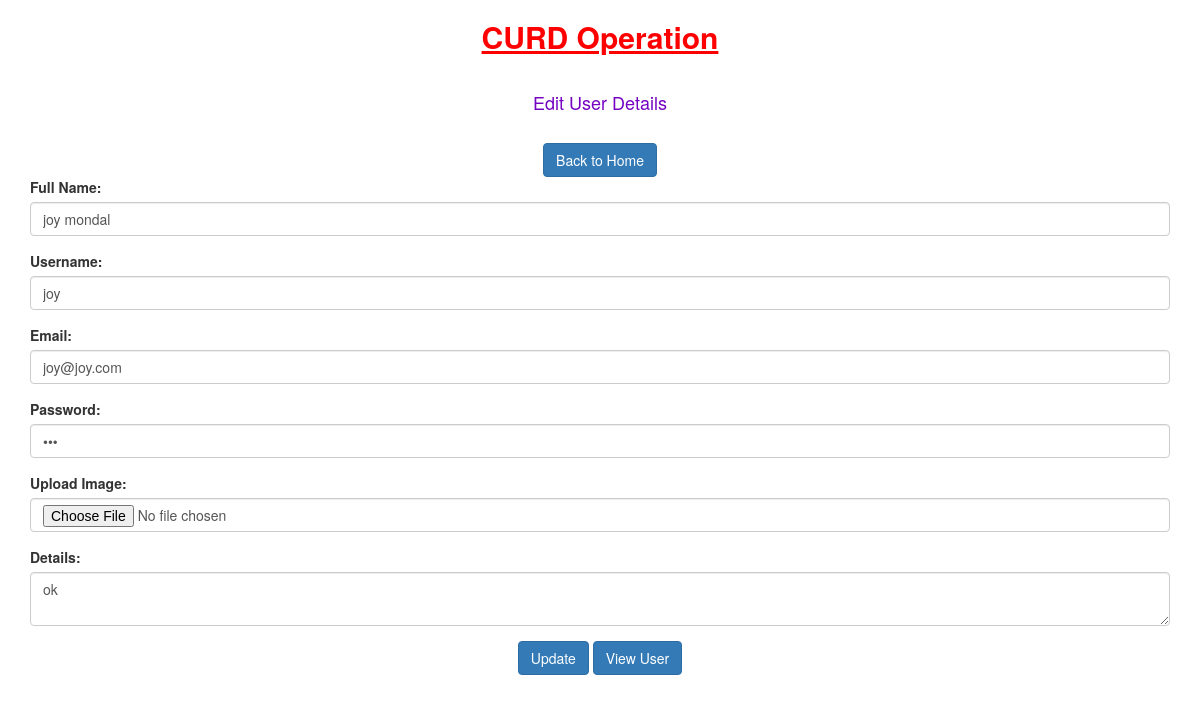
The app's page /edit.php?edit=6 with its own data.
### tables this page shows
CREATE TABLE `user` (
  `id` int(11) NOT NULL,
  `fullname` varchar(255) NOT NULL,
  `username` varchar(255) NOT NULL,
  `user_email` varchar(255) NOT NULL,
  `user_password` varchar(255) NOT NULL,
  `user_image` varchar(255) NOT NULL,
  `user_details` varchar(255) NOT NULL
);

### edit.php (the view, shortened to what this page needs)
<!DOCTYPE html>
<html lang="en">
<head>
    <link rel="stylesheet" href="https://maxcdn.bootstrapcdn.com/bootstrap/3.4.1/css/bootstrap.min.css">
    <link rel="stylesheet" href="style.css">
</head>
<body>
    <div class="container">
        <h2>CURD Operation</h2><br>
        <h4>Edit User Details</h4>
        <div class="text-center"><br>
            <a class="btn btn-primary" href="index.php">Back to Home</a>
        </div>
        <?php
        $conn = mysqli_connect('localhost', 'root', '', 'student');
        if (isset($_GET['edit'])) {
            $edit_id = $_GET['edit'];
            $select = "SELECT * FROM user WHERE id='$edit_id'";
            $sql = mysqli_query($conn, $select);
            $row = mysqli_fetch_array($sql);
            $fullname = $row['fullname'];
            $username = $row['username'];
            $user_email = $row['user_email'];
            $user_password = $row['user_password'];
            $user_details = $row['user_details'];
        }
        ?>
        <form action="" method="post" enctype="multipart/form-data">
            <div class="form-group">
                <label for="full name">Full Name:</label>
                <input type="text" class="form-control" value="<?php echo $fullname; ?>" name="fullname" placeholder="Enter full name">
            </div>
            <div class="form-group">
                <label for="username">Username:</label>
                <input type="text" class="form-control" value="<?php echo $username; ?>" name="username" placeholder="Enter username">
            </div>
            <div class="form-group">
                <label for="email">Email:</label>
                <input type="email" class="form-control" value="<?php echo $user_email; ?>" name="user_email" placeholder="Enter email">
            </div>
            <div class="form-group">
                <label for="pwd">Password:</label>
                <input type="password" class="form-control" value="<?php echo $user_password; ?>" name="user_password" placeholder="Enter password">
            </div>
            <div class="form-group">
                <label for="img">Upload Image:</label>
                <input type="file" class="form-control" name="user_image" placeholder="Upload image">
            </div>
            <div class="form-group">
                <label for="details">Details:</label>
                <textarea class="form-control" name="user_details" placeholder="Enter message"><?php echo $user_details; ?> </textarea>
            </div>
            <div class="col-md-12 text-center">
                <button type="submit" name="submit" class="btn btn-primary">Update</button>
                <a class="btn btn-primary" href="view.php">View User</a>
            </div>
        </form>
    </div>
</body>
</html>

### style.css (style rules this page uses)
* { padding: 0; margin: 0; box-sizing: border-box; }
h2 { text-align: center; color: red; text-decoration: underline; font-weight: bold; }
h4 { color: rgb(117, 3, 194); text-align: center; }

### records on screen
user: fullname "joy mondal", username "joy", user_email "joy@joy.com", user_details "ok"
